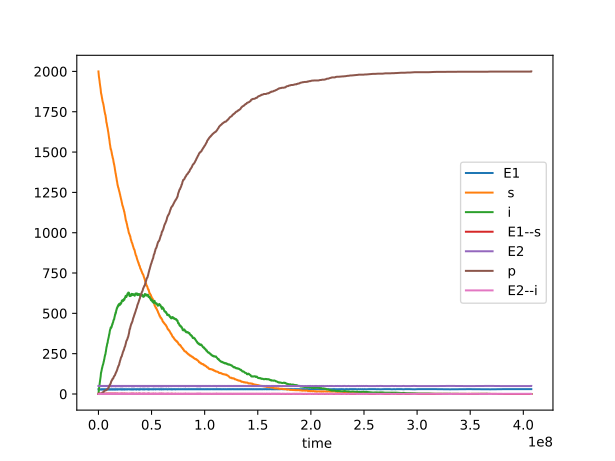

This figure's Python source:
import pandas as pd
import matplotlib.pyplot as plt
file = "entity2"
df = pd.read_csv(file +".csv")
df.plot(x=df.columns[-1], y=df.columns[:-1])
plt.savefig(file + ".svg")
